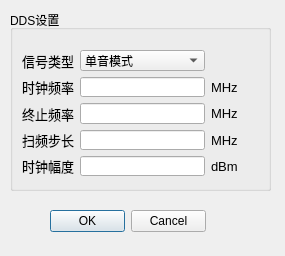
<?xml version="1.0" encoding="UTF-8"?>
<ui version="4.0">
 <class>DdsSettingsDialogClass</class>
 <widget class="QDialog" name="DdsSettingsDialogClass">
  <property name="geometry">
   <rect>
    <x>0</x>
    <y>0</y>
    <width>285</width>
    <height>256</height>
   </rect>
  </property>
  <property name="windowTitle">
   <string>时钟信号设置</string>
  </property>
  <widget class="QDialogButtonBox" name="buttonBox">
   <property name="geometry">
    <rect>
     <x>50</x>
     <y>210</y>
     <width>156</width>
     <height>23</height>
    </rect>
   </property>
   <property name="orientation">
    <enum>Qt::Horizontal</enum>
   </property>
   <property name="standardButtons">
    <set>QDialogButtonBox::Cancel|QDialogButtonBox::Ok</set>
   </property>
  </widget>
  <widget class="QGroupBox" name="groupBox">
   <property name="geometry">
    <rect>
     <x>10</x>
     <y>10</y>
     <width>261</width>
     <height>181</height>
    </rect>
   </property>
   <property name="title">
    <string>DDS设置</string>
   </property>
   <widget class="QWidget" name="layoutWidget">
    <property name="geometry">
     <rect>
      <x>2</x>
      <y>40</y>
      <width>261</width>
      <height>126</height>
     </rect>
    </property>
    <layout class="QGridLayout" name="gridLayout">
     <item row="0" column="0">
      <widget class="QLabel" name="labl_17">
       <property name="font">
        <font>
         <family>Arial</family>
         <pointsize>10</pointsize>
        </font>
       </property>
       <property name="text">
        <string>信号类型</string>
       </property>
       <property name="alignment">
        <set>Qt::AlignRight|Qt::AlignTrailing|Qt::AlignVCenter</set>
       </property>
      </widget>
     </item>
     <item row="1" column="3">
      <widget class="QLabel" name="labl_25">
       <property name="sizePolicy">
        <sizepolicy hsizetype="Minimum" vsizetype="Preferred">
         <horstretch>0</horstretch>
         <verstretch>0</verstretch>
        </sizepolicy>
       </property>
       <property name="font">
        <font>
         <family>Arial</family>
         <pointsize>10</pointsize>
        </font>
       </property>
       <property name="text">
        <string>MHz</string>
       </property>
      </widget>
     </item>
     <item row="4" column="1" colspan="2">
      <widget class="QLineEdit" name="clockPowerLineEdit">
       <property name="sizePolicy">
        <sizepolicy hsizetype="Preferred" vsizetype="Fixed">
         <horstretch>0</horstretch>
         <verstretch>0</verstretch>
        </sizepolicy>
       </property>
      </widget>
     </item>
     <item row="1" column="1" colspan="2">
      <widget class="QLineEdit" name="clockStartMHzLineEdit">
       <property name="sizePolicy">
        <sizepolicy hsizetype="Preferred" vsizetype="Fixed">
         <horstretch>0</horstretch>
         <verstretch>0</verstretch>
        </sizepolicy>
       </property>
      </widget>
     </item>
     <item row="0" column="1" colspan="2">
      <widget class="QComboBox" name="comboBoxType">
       <item>
        <property name="text">
         <string>单音模式</string>
        </property>
       </item>
       <item>
        <property name="text">
         <string>扫频模式</string>
        </property>
       </item>
       <item>
        <property name="text">
         <string>双音模式</string>
        </property>
       </item>
      </widget>
     </item>
     <item row="4" column="3">
      <widget class="QLabel" name="labl_19">
       <property name="sizePolicy">
        <sizepolicy hsizetype="Minimum" vsizetype="Preferred">
         <horstretch>0</horstretch>
         <verstretch>0</verstretch>
        </sizepolicy>
       </property>
       <property name="font">
        <font>
         <family>Arial</family>
         <pointsize>10</pointsize>
        </font>
       </property>
       <property name="text">
        <string>dBm</string>
       </property>
      </widget>
     </item>
     <item row="1" column="0">
      <widget class="QLabel" name="labl_16">
       <property name="font">
        <font>
         <family>Arial</family>
         <pointsize>10</pointsize>
        </font>
       </property>
       <property name="text">
        <string>时钟频率</string>
       </property>
       <property name="alignment">
        <set>Qt::AlignRight|Qt::AlignTrailing|Qt::AlignVCenter</set>
       </property>
      </widget>
     </item>
     <item row="4" column="0">
      <widget class="QLabel" name="labl_23">
       <property name="font">
        <font>
         <family>Arial</family>
         <pointsize>10</pointsize>
        </font>
       </property>
       <property name="text">
        <string>时钟幅度</string>
       </property>
       <property name="alignment">
        <set>Qt::AlignRight|Qt::AlignTrailing|Qt::AlignVCenter</set>
       </property>
      </widget>
     </item>
     <item row="2" column="1" colspan="2">
      <widget class="QLineEdit" name="clockStopMHzLineEdit">
       <property name="sizePolicy">
        <sizepolicy hsizetype="Preferred" vsizetype="Fixed">
         <horstretch>0</horstretch>
         <verstretch>0</verstretch>
        </sizepolicy>
       </property>
      </widget>
     </item>
     <item row="2" column="0">
      <widget class="QLabel" name="labl_18">
       <property name="font">
        <font>
         <family>Arial</family>
         <pointsize>10</pointsize>
        </font>
       </property>
       <property name="text">
        <string>终止频率</string>
       </property>
       <property name="alignment">
        <set>Qt::AlignRight|Qt::AlignTrailing|Qt::AlignVCenter</set>
       </property>
      </widget>
     </item>
     <item row="2" column="3">
      <widget class="QLabel" name="labl_26">
       <property name="sizePolicy">
        <sizepolicy hsizetype="Minimum" vsizetype="Preferred">
         <horstretch>0</horstretch>
         <verstretch>0</verstretch>
        </sizepolicy>
       </property>
       <property name="font">
        <font>
         <family>Arial</family>
         <pointsize>10</pointsize>
        </font>
       </property>
       <property name="text">
        <string>MHz</string>
       </property>
      </widget>
     </item>
     <item row="3" column="0">
      <widget class="QLabel" name="labl_20">
       <property name="font">
        <font>
         <family>Arial</family>
         <pointsize>10</pointsize>
        </font>
       </property>
       <property name="text">
        <string>扫频步长</string>
       </property>
       <property name="alignment">
        <set>Qt::AlignRight|Qt::AlignTrailing|Qt::AlignVCenter</set>
       </property>
      </widget>
     </item>
     <item row="3" column="1" colspan="2">
      <widget class="QLineEdit" name="clockStepMHzLineEdit">
       <property name="sizePolicy">
        <sizepolicy hsizetype="Preferred" vsizetype="Fixed">
         <horstretch>0</horstretch>
         <verstretch>0</verstretch>
        </sizepolicy>
       </property>
      </widget>
     </item>
     <item row="3" column="3">
      <widget class="QLabel" name="labl_27">
       <property name="sizePolicy">
        <sizepolicy hsizetype="Minimum" vsizetype="Preferred">
         <horstretch>0</horstretch>
         <verstretch>0</verstretch>
        </sizepolicy>
       </property>
       <property name="font">
        <font>
         <family>Arial</family>
         <pointsize>10</pointsize>
        </font>
       </property>
       <property name="text">
        <string>MHz</string>
       </property>
      </widget>
     </item>
    </layout>
   </widget>
  </widget>
 </widget>
 <resources/>
 <connections>
  <connection>
   <sender>buttonBox</sender>
   <signal>accepted()</signal>
   <receiver>DdsSettingsDialogClass</receiver>
   <slot>accept()</slot>
   <hints>
    <hint type="sourcelabel">
     <x>248</x>
     <y>254</y>
    </hint>
    <hint type="destinationlabel">
     <x>157</x>
     <y>274</y>
    </hint>
   </hints>
  </connection>
  <connection>
   <sender>buttonBox</sender>
   <signal>rejected()</signal>
   <receiver>DdsSettingsDialogClass</receiver>
   <slot>reject()</slot>
   <hints>
    <hint type="sourcelabel">
     <x>316</x>
     <y>260</y>
    </hint>
    <hint type="destinationlabel">
     <x>286</x>
     <y>274</y>
    </hint>
   </hints>
  </connection>
 </connections>
</ui>
